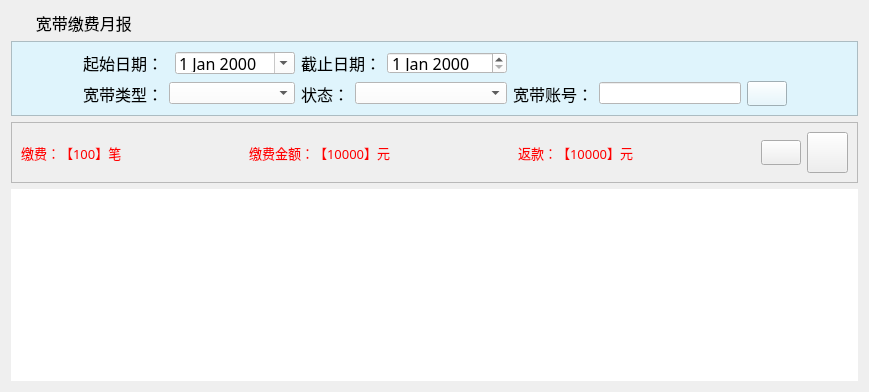
  <widget class="QWidget" name="tab_3">
   <attribute name="title">
    <string>宽带缴费月报</string>
   </attribute>
   <layout class="QGridLayout" name="gridLayout">
    <item row="0" column="0">
     <widget class="QLabel" name="label_7">
      <property name="font">
       <font>
        <family>微软雅黑</family>
        <pointsize>12</pointsize>
       </font>
      </property>
      <property name="styleSheet">
       <string notr="true">background-image: url(:/bg/images/mainframe/navigator.png);
background-repeat: no-repeat;</string>
      </property>
      <property name="text">
       <string>      宽带缴费月报</string>
      </property>
     </widget>
    </item>
    <item row="1" column="0">
     <widget class="QFrame" name="frame_5">
      <property name="styleSheet">
       <string notr="true">background-color: rgb(223, 244, 252);</string>
      </property>
      <property name="frameShape">
       <enum>QFrame::StyledPanel</enum>
      </property>
      <property name="frameShadow">
       <enum>QFrame::Raised</enum>
      </property>
      <layout class="QGridLayout" name="gridLayout_11">
       <item row="0" column="0">
        <spacer name="horizontalSpacer_34">
         <property name="orientation">
          <enum>Qt::Horizontal</enum>
         </property>
         <property name="sizeHint" stdset="0">
          <size>
           <width>62</width>
           <height>20</height>
          </size>
         </property>
        </spacer>
       </item>
       <item row="0" column="1" colspan="2">
        <widget class="QLabel" name="label_24">
         <property name="font">
          <font>
           <family>宋体</family>
           <pointsize>12</pointsize>
          </font>
         </property>
         <property name="text">
          <string>起始日期：</string>
         </property>
        </widget>
       </item>
       <item row="0" column="3">
        <widget class="QDateEdit" name="txiStartDate">
         <property name="minimumSize">
          <size>
           <width>0</width>
           <height>22</height>
          </size>
         </property>
         <property name="maximumSize">
          <size>
           <width>16777215</width>
           <height>22</height>
          </size>
         </property>
         <property name="font">
          <font>
           <family>宋体</family>
           <pointsize>12</pointsize>
          </font>
         </property>
         <property name="styleSheet">
          <string notr="true">background-color: rgb(255, 255, 255);
color: rgb(0, 0, 0);</string>
         </property>
         <property name="calendarPopup">
          <bool>true</bool>
         </property>
        </widget>
       </item>
       <item row="0" column="4" colspan="2">
        <widget class="QLabel" name="label_25">
         <property name="font">
          <font>
           <family>宋体</family>
           <pointsize>12</pointsize>
          </font>
         </property>
         <property name="text">
          <string>截止日期：</string>
         </property>
        </widget>
       </item>
       <item row="0" column="6">
        <widget class="QDateEdit" name="txiEndDate">
         <property name="minimumSize">
          <size>
           <width>0</width>
           <height>22</height>
          </size>
         </property>
         <property name="maximumSize">
          <size>
           <width>16777215</width>
           <height>22</height>
          </size>
         </property>
         <property name="font">
          <font>
           <family>宋体</family>
           <pointsize>12</pointsize>
          </font>
         </property>
         <property name="styleSheet">
          <string notr="true">color: rgb(0, 0, 0);
background-color: rgb(255, 255, 255);</string>
         </property>
        </widget>
       </item>
       <item row="0" column="10">
        <spacer name="horizontalSpacer_35">
         <property name="orientation">
          <enum>Qt::Horizontal</enum>
         </property>
         <property name="sizeHint" stdset="0">
          <size>
           <width>61</width>
           <height>20</height>
          </size>
         </property>
        </spacer>
       </item>
       <item row="1" column="0">
        <spacer name="horizontalSpacer_36">
         <property name="orientation">
          <enum>Qt::Horizontal</enum>
         </property>
         <property name="sizeHint" stdset="0">
          <size>
           <width>62</width>
           <height>20</height>
          </size>
         </property>
        </spacer>
       </item>
       <item row="1" column="1">
        <widget class="QLabel" name="label_26">
         <property name="font">
          <font>
           <family>宋体</family>
           <pointsize>12</pointsize>
          </font>
         </property>
         <property name="text">
          <string>宽带类型：</string>
         </property>
        </widget>
       </item>
       <item row="1" column="2" colspan="2">
        <widget class="QComboBox" name="cbx_internetType_yb">
         <property name="minimumSize">
          <size>
           <width>0</width>
           <height>22</height>
          </size>
         </property>
         <property name="maximumSize">
          <size>
           <width>16777215</width>
           <height>22</height>
          </size>
         </property>
         <property name="font">
          <font>
           <family>宋体</family>
           <pointsize>12</pointsize>
          </font>
         </property>
         <property name="styleSheet">
          <string notr="true">background-color: rgb(255, 255, 255);</string>
         </property>
        </widget>
       </item>
       <item row="1" column="4">
        <widget class="QLabel" name="label_27">
         <property name="font">
          <font>
           <family>宋体</family>
           <pointsize>12</pointsize>
          </font>
         </property>
         <property name="text">
          <string>状态：</string>
         </property>
        </widget>
       </item>
       <item row="1" column="5" colspan="2">
        <widget class="QComboBox" name="cbx_state_yb">
         <property name="minimumSize">
          <size>
           <width>0</width>
           <height>22</height>
          </size>
         </property>
         <property name="maximumSize">
          <size>
           <width>16777215</width>
           <height>22</height>
          </size>
         </property>
         <property name="font">
          <font>
           <family>宋体</family>
           <pointsize>12</pointsize>
          </font>
         </property>
         <property name="styleSheet">
          <string notr="true">background-color: rgb(255, 255, 255);</string>
         </property>
        </widget>
       </item>
       <item row="1" column="7">
        <widget class="QLabel" name="label_28">
         <property name="font">
          <font>
           <family>宋体</family>
           <pointsize>12</pointsize>
          </font>
         </property>
         <property name="text">
          <string>宽带账号：</string>
         </property>
        </widget>
       </item>
       <item row="1" column="8">
        <widget class="QLineEdit" name="txi_internetAccount_yb">
         <property name="minimumSize">
          <size>
           <width>0</width>
           <height>22</height>
          </size>
         </property>
         <property name="maximumSize">
          <size>
           <width>16777215</width>
           <height>22</height>
          </size>
         </property>
         <property name="font">
          <font>
           <family>宋体</family>
           <pointsize>12</pointsize>
          </font>
         </property>
         <property name="styleSheet">
          <string notr="true">background-color: rgb(255, 255, 255);</string>
         </property>
         <property name="text">
          <string/>
         </property>
         <property name="maxLength">
          <number>20</number>
         </property>
        </widget>
       </item>
       <item row="1" column="9">
        <widget class="QPushButton" name="btn_search_yb">
         <property name="minimumSize">
          <size>
           <width>40</width>
           <height>25</height>
          </size>
         </property>
         <property name="maximumSize">
          <size>
           <width>40</width>
           <height>25</height>
          </size>
         </property>
         <property name="font">
          <font>
           <family>宋体</family>
           <pointsize>14</pointsize>
          </font>
         </property>
         <property name="styleSheet">
          <string notr="true">background-image: url(:/btn/images/mainframe/btn_cx.png);</string>
         </property>
         <property name="text">
          <string/>
         </property>
        </widget>
       </item>
       <item row="1" column="10">
        <spacer name="horizontalSpacer_37">
         <property name="orientation">
          <enum>Qt::Horizontal</enum>
         </property>
         <property name="sizeHint" stdset="0">
          <size>
           <width>61</width>
           <height>20</height>
          </size>
         </property>
        </spacer>
       </item>
      </layout>
     </widget>
    </item>
    <item row="2" column="0">
     <widget class="QFrame" name="frame_6">
      <property name="frameShape">
       <enum>QFrame::StyledPanel</enum>
      </property>
      <property name="frameShadow">
       <enum>QFrame::Raised</enum>
      </property>
      <layout class="QGridLayout" name="gridLayout_12">
       <item row="0" column="0">
        <widget class="QLabel" name="txt_rpt_total_yb">
         <property name="font">
          <font>
           <family>宋体</family>
           <pointsize>10</pointsize>
          </font>
         </property>
         <property name="styleSheet">
          <string notr="true">color: rgb(255, 0, 0);</string>
         </property>
         <property name="text">
          <string>缴费：【100】笔</string>
         </property>
        </widget>
       </item>
       <item row="0" column="1">
        <spacer name="horizontalSpacer_42">
         <property name="orientation">
          <enum>Qt::Horizontal</enum>
         </property>
         <property name="sizeHint" stdset="0">
          <size>
           <width>119</width>
           <height>20</height>
          </size>
         </property>
        </spacer>
       </item>
       <item row="0" column="2">
        <widget class="QLabel" name="txt_rpt_money_yb">
         <property name="font">
          <font>
           <family>宋体</family>
           <pointsize>10</pointsize>
          </font>
         </property>
         <property name="styleSheet">
          <string notr="true">color: rgb(255, 0, 0);</string>
         </property>
         <property name="text">
          <string>缴费金额：【10000】元</string>
         </property>
        </widget>
       </item>
       <item row="0" column="3">
        <spacer name="horizontalSpacer_43">
         <property name="orientation">
          <enum>Qt::Horizontal</enum>
         </property>
         <property name="sizeHint" stdset="0">
          <size>
           <width>120</width>
           <height>20</height>
          </size>
         </property>
        </spacer>
       </item>
       <item row="0" column="4">
        <widget class="QLabel" name="txt_rpt_repay_yb">
         <property name="font">
          <font>
           <family>宋体</family>
           <pointsize>10</pointsize>
          </font>
         </property>
         <property name="styleSheet">
          <string notr="true">color: rgb(255, 0, 0);</string>
         </property>
         <property name="text">
          <string>返款：【10000】元</string>
         </property>
        </widget>
       </item>
       <item row="0" column="5">
        <spacer name="horizontalSpacer_44">
         <property name="orientation">
          <enum>Qt::Horizontal</enum>
         </property>
         <property name="sizeHint" stdset="0">
          <size>
           <width>119</width>
           <height>20</height>
          </size>
         </property>
        </spacer>
       </item>
       <item row="0" column="6">
        <widget class="QPushButton" name="btn_refresh_yb">
         <property name="minimumSize">
          <size>
           <width>40</width>
           <height>25</height>
          </size>
         </property>
         <property name="maximumSize">
          <size>
           <width>40</width>
           <height>25</height>
          </size>
         </property>
         <property name="styleSheet">
          <string notr="true">background-image: url(:/btn/images/mainframe/btn_sx.png);</string>
         </property>
         <property name="text">
          <string/>
         </property>
        </widget>
       </item>
       <item row="0" column="7">
        <widget class="QPushButton" name="btn_print_yb">
         <property name="minimumSize">
          <size>
           <width>41</width>
           <height>41</height>
          </size>
         </property>
         <property name="maximumSize">
          <size>
           <width>41</width>
           <height>41</height>
          </size>
         </property>
         <property name="styleSheet">
          <string notr="true">background-image: url(:/btn/images/print.png);</string>
         </property>
         <property name="text">
          <string/>
         </property>
        </widget>
       </item>
      </layout>
     </widget>
    </item>
    <item row="3" column="0">
     <widget class="QTableWidget" name="tableWidget_yb">
      <property name="styleSheet">
       <string notr="true">color: rgb(0, 0, 0);</string>
      </property>
      <property name="frameShape">
       <enum>QFrame::NoFrame</enum>
      </property>
      <property name="gridStyle">
       <enum>Qt::SolidLine</enum>
      </property>
     </widget>
    </item>
   </layout>
  </widget>
